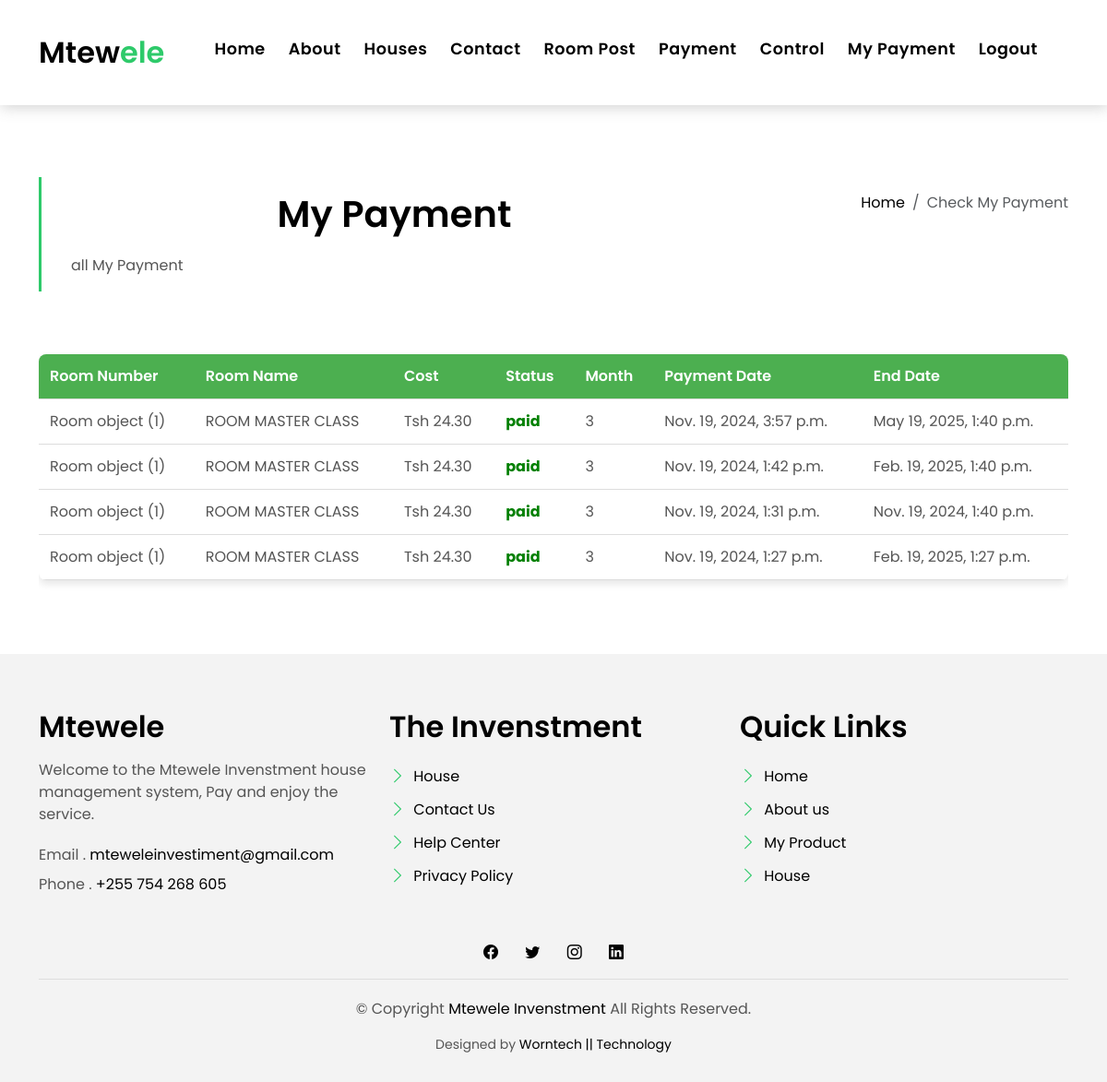
The app's page /mypayment/ (signed in), older data.
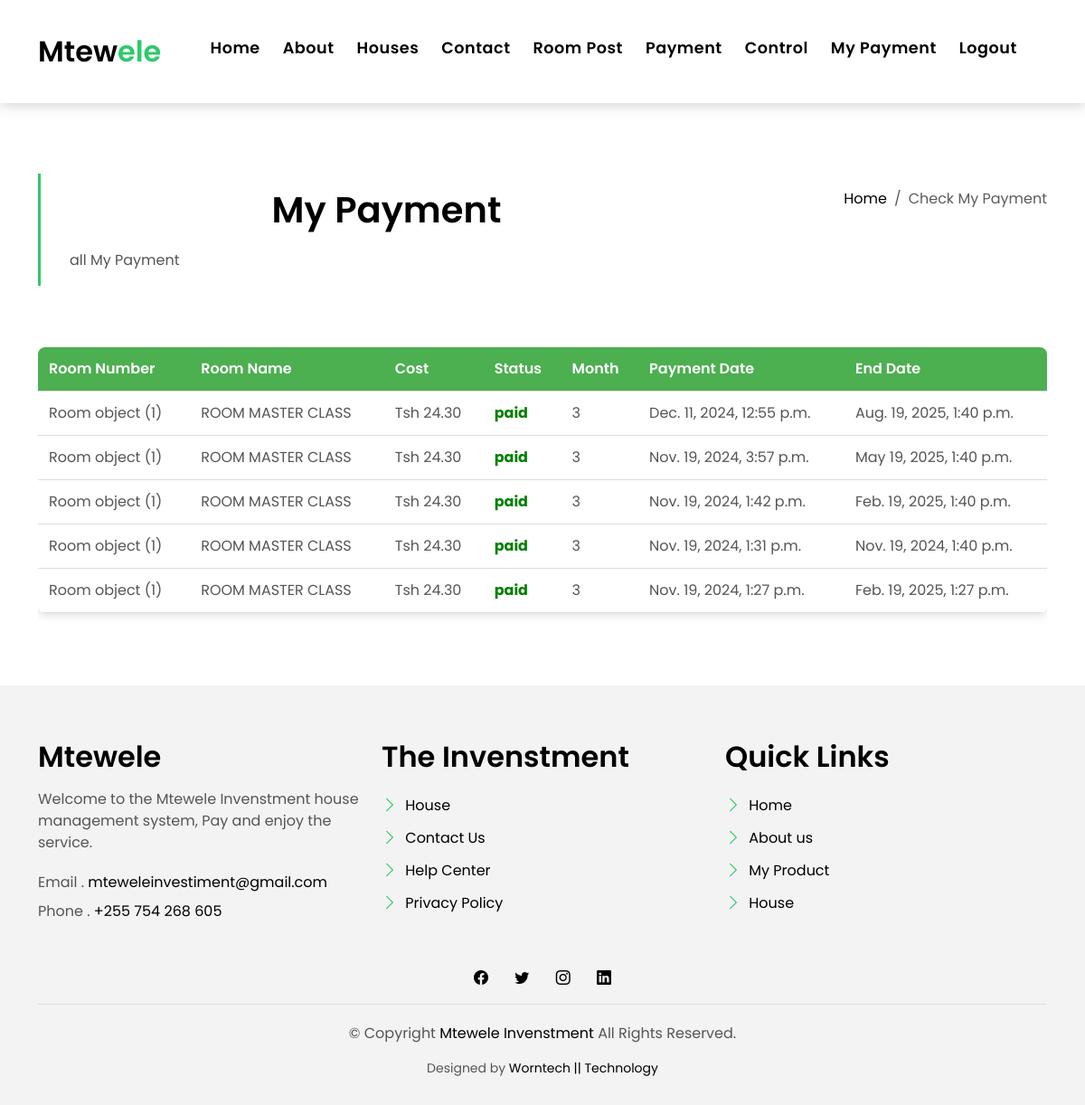
The same page, newer data.
### web/models.py (models this page shows, shortened)
class MyPayment(models.Model):
    PAYMENT_STATUS_CHOICES = (
        ('paid', 'Paid'),
        ('pending', 'Pending'),
        ('expired', 'expired'),
    )
    MONTH_CHOICES = (
        (3, '3 Months'),
        (6, '6 Months'),
    )
    user = models.ForeignKey(MyUser, on_delete=models.CASCADE)
    Room = models.ForeignKey(Room, on_delete=models.CASCADE)
    Room_Name = models.CharField(max_length=100)
    Cost = models.DecimalField(max_digits=10, decimal_places=2)
    transaction_id = models.CharField(max_length=100)
    Payment_status = models.CharField(max_length=10, choices=PAYMENT_STATUS_CHOICES, default='pending')
    Month = models.IntegerField(choices=MONTH_CHOICES)  # Changed to IntegerField
    Payment_date = models.DateTimeField(auto_now_add=True)
    end_date = models.DateTimeField(null=True, blank=True)  # Allow end_date to be null initially
    unique_code = models.CharField(max_length=100, unique=True, null=True, blank=True)

class Room(models.Model):
    room_number = (
        ('1', '1'),
        ('2', '2'),
        ('3', '3'),
        ('4', '4'),
        ('5', '5'),
        ('6', '6'),
        ('7', '7'),
        ('8', '8'),
        ('9', '9'),
        ('10', '10'),
    )
    Room_Name = models.CharField(max_length=100)
    Room_Number = models.CharField(max_length=10, choices=room_number)
    Image =models.ImageField(upload_to="home/")
    Cost = models.DecimalField(max_digits=10, decimal_places=2)
    Post_date = models.DateTimeField(auto_now_add=True)

### web/views.py (the view)
# urls.py: path("mypayment/",views.mypayment,name = "mypayment"),
def mypayment(request):
    userpayment = MyPayment.objects.filter(user=request.user).order_by('-id')
    context={
        "userpayment":userpayment
    }
    return render(request, 'web/mypayment.html', context)

### web/templates/web/mypayment.html (shortened to what this page needs)
{% extends 'web/base.html' %}
{% load static %}
{% block content %}
<!DOCTYPE html>
<html lang="en">
<head>
<link href="{% static 'web/assets/vendor/animate.css/animate.min.css' %}" rel="stylesheet">
<link href="{% static 'web/assets/vendor/bootstrap/css/bootstrap.min.css' %}" rel="stylesheet">
<link href="{% static 'web/assets/vendor/bootstrap-icons/bootstrap-icons.css' %}" rel="stylesheet">
<link href="{% static 'web/assets/vendor/swiper/swiper-bundle.min.css' %}" rel="stylesheet">
<link href="{% static 'web/assets/css/style.css' %}" rel="stylesheet">
</head>
<body>
  <main id="main">
    <section class="intro-single">
      <div class="container">
        <div class="row">
          <div class="col-md-12 col-lg-8">
            <div class="title-single-box">
              <h1 class="title-single">My Payment</h1>
              <span class="color-text-a">all My Payment</span>
            </div>
          </div>
          <div class="col-md-12 col-lg-4">
            <nav aria-label="breadcrumb" class="breadcrumb-box d-flex justify-content-lg-end">
              <ol class="breadcrumb">
                <li class="breadcrumb-item">
                  <a href="{% url 'home' %}">Home</a>
                </li>
                <li class="breadcrumb-item active" aria-current="page">
                  Check My Payment
                </li>
              </ol>
            </nav>
          </div>
        </div>
      </div>
    </section>
    <section class="news-single nav-arrow-b">
      <div class="container">
        <div class="row">
          <div class="col-sm-12">
            <div class="news-img-box">
                <div class="table-container">
                    <table>
                        <thead>
                            <tr>
                                <th>Room Number</th>
                                <th>Room Name</th>
                                <th>Cost</th>
                                <th>Status</th>
                                <th>Month</th>
                                <th>Payment Date</th>
                                <th>End Date</th>
                            </tr>
                        </thead>
                        <tbody>
                            {% if userpayment %}
                            {% for i in userpayment %}
                            {% if i.Payment_status == "paid" %}
                            <tr>
                                <td>{{i.Room}}</td>
                                <td>{{i.Room_Name}}</td>
                                <td>Tsh {{i.Cost}}</td>
                                <td class="status-paid">{{i.Payment_status}}</td>
                                <td>{{i.Month}}</td>
                                <td>{{i.Payment_date}}</td>
                                <td>{{i.end_date}}</td>
                            </tr>
                            {% endif %}
                            {% endfor %}
                            {% endif %}
                        </tbody>
                    </table>
                </div>
            </div>
          </div>
        </div>
      </div>
    </section>
  </main>
</body>
</html>
{% endblock %}

Row changes from the older to the newer data that the page shows:
added MyPayment: Room "Room object (1)", Room_Name "ROOM MASTER CLASS", Cost "24.30", Payment_status "paid", Month "3", Payment_date "Dec. 11, 2024, 12:55 p.m.", end_date "Aug. 19, 2025, 1:40 p.m."
